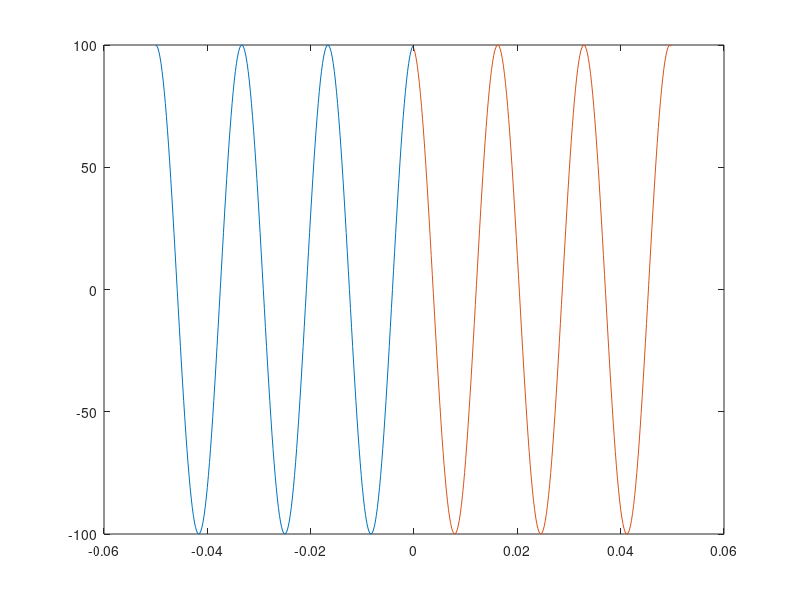

The MATLAB script that drew this image: (Note: this script raises an error after producing the figure.)
% Estimation of Sincrophasors with discontinuities
% using MATLAB optimization toolbox 
clear all; close all; clc;

%signal generation
F0 = 60; %Hz nominal
F1 = 60; %Hz fundamental
SampleRate = 4800; %Hz
dt = 1/SampleRate;
AnalysisCycles = 6;
NSamples = floor(AnalysisCycles*SampleRate/F0);
n = -NSamples/2:(NSamples/2-1); %discrete time vector
tau_pp = 0.5; % relative time of step in percent of total time 
tau_0 = (tau_pp - 0.5)*NSamples; %discrete time displacement
n = n - tau_0;
t = n*dt; %time vector
Vm = 100; %70*sqrt(2);
Ps = 0; %phase in degrees

% Phase in radians
Ph = Ps*pi/180;

KaS = 10;   % IEEE Std phase (angle) step index: 10 degrees
KxS = 0;   % magnitude step index: 0.1 
Wf = 2*pi*F1;  % fundamental frequency

Xm = Vm; %for now, single phase; TODO: 6-channels
Ain = zeros(length(Xm),length(t));
% Amplitude Step: applied after time passes 0
i = 1;
Ain(i,:) = Xm(i);
Ain(i,t >= 0) = Ain(i,t >= 0) * (1 + KxS(i));
%Phase step
Theta(i,:) = (Wf(i)*t) ...                         % Fundamental
                 + Ph(i);               % phase shift
Theta(i,t >= 0) = Theta(i,t >= 0) + (KaS(i) * pi/180);
cSignal = (Ain.*exp(-1i.*Theta));
SNR = 97; %dB SNR = 20 log_10 Asinal/Aruido => Aruido = Asinal/10^(SNR/20)
Aruido = 0*Vm/10^(SNR/20);
Signal = real(cSignal) + Aruido*(rand(1,length(t))-0.5);

%Hilbert filter
br = floor(0.05*NSamples); % 5% of NSamples are taken off at the beggining and end
z=hilbert(Signal');  % calculates the analytic signal associated with Signal
Psi = unwrap(angle(z));
f_hi=unwrap(angle(z(2:end,:).*conj(z(1:end-1,:))));  % Hilbert estimate of the instantaneous frequency of Signal
f=f_hi-median(f_hi(br:end-br));

%Ain = (Ain - mean(Ain))./abs(Ain);

[ifmax, imax] = max(abs(f(br:end-br)));
imax_th = imax;

%estimation of tau
if imax_th>0
    tau_e = imax_th*dt
    tau = (tau_0 + NSamples/2)*dt
else
    tau_e = 0;
    tau = 0;
    imax_th = size(t,2)+1;
end

tau_error = (tau_e - tau)

%splittig Signal in two
imax_r = imax + br;
Signal_1 = Signal(1:imax_r);
Signal_2 = Signal(imax_r+1:end);
t_1 = t(1:imax_r);
t_2 = t(imax_r+1:end);
plot(t_1,Signal_1,t_2,Signal_2)

%LSE of parameters 
SignalParams = [F1 0 0 0 0 0 0 0];
DelayCorr = 0;
MagCorr = 1;

[Synx1,Freq1,ROCOF1] = SteadyStateFit(	SignalParams, ...
	DelayCorr, ...
	MagCorr, ...
	F0, ...
	AnalysisCycles, ...
	SampleRate, ...
	Signal_1);
[Synx2,Freq2,ROCOF2] = SteadyStateFit(	SignalParams, ...
	DelayCorr, ...
	MagCorr, ...
	F0, ...
	AnalysisCycles, ...
	SampleRate, ...
	Signal_2);


